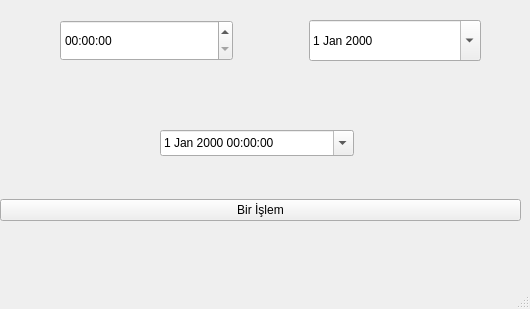
<?xml version="1.0" encoding="UTF-8"?>
<ui version="4.0">
 <class>MainWindow</class>
 <widget class="QMainWindow" name="MainWindow">
  <property name="geometry">
   <rect>
    <x>0</x>
    <y>0</y>
    <width>530</width>
    <height>309</height>
   </rect>
  </property>
  <property name="windowTitle">
   <string>MainWindow</string>
  </property>
  <widget class="QWidget" name="centralwidget">
   <widget class="QDateTimeEdit" name="dateTimeEdit">
    <property name="geometry">
     <rect>
      <x>160</x>
      <y>130</y>
      <width>194</width>
      <height>26</height>
     </rect>
    </property>
    <property name="calendarPopup">
     <bool>true</bool>
    </property>
   </widget>
   <widget class="QWidget" name="layoutWidget">
    <property name="geometry">
     <rect>
      <x>60</x>
      <y>20</y>
      <width>421</width>
      <height>41</height>
     </rect>
    </property>
    <layout class="QHBoxLayout" name="horizontalLayout">
     <item>
      <widget class="QTimeEdit" name="timeEdit">
       <property name="sizePolicy">
        <sizepolicy hsizetype="Minimum" vsizetype="Expanding">
         <horstretch>0</horstretch>
         <verstretch>0</verstretch>
        </sizepolicy>
       </property>
       <property name="calendarPopup">
        <bool>false</bool>
       </property>
      </widget>
     </item>
     <item>
      <spacer name="horizontalSpacer">
       <property name="orientation">
        <enum>Qt::Horizontal</enum>
       </property>
       <property name="sizeType">
        <enum>QSizePolicy::Preferred</enum>
       </property>
       <property name="sizeHint" stdset="0">
        <size>
         <width>70</width>
         <height>20</height>
        </size>
       </property>
      </spacer>
     </item>
     <item>
      <widget class="QDateEdit" name="dateEdit">
       <property name="sizePolicy">
        <sizepolicy hsizetype="Minimum" vsizetype="Preferred">
         <horstretch>0</horstretch>
         <verstretch>0</verstretch>
        </sizepolicy>
       </property>
       <property name="calendarPopup">
        <bool>true</bool>
       </property>
      </widget>
     </item>
    </layout>
   </widget>
   <widget class="QWidget" name="horizontalLayoutWidget">
    <property name="geometry">
     <rect>
      <x>0</x>
      <y>170</y>
      <width>521</width>
      <height>80</height>
     </rect>
    </property>
    <layout class="QHBoxLayout" name="horizontalLayout_2">
     <item>
      <widget class="QPushButton" name="btnIslem">
       <property name="text">
        <string>Bir İşlem</string>
       </property>
      </widget>
     </item>
    </layout>
   </widget>
  </widget>
  <widget class="QMenuBar" name="menubar">
   <property name="geometry">
    <rect>
     <x>0</x>
     <y>0</y>
     <width>530</width>
     <height>22</height>
    </rect>
   </property>
  </widget>
  <widget class="QStatusBar" name="statusbar"/>
 </widget>
 <resources/>
 <connections/>
</ui>
